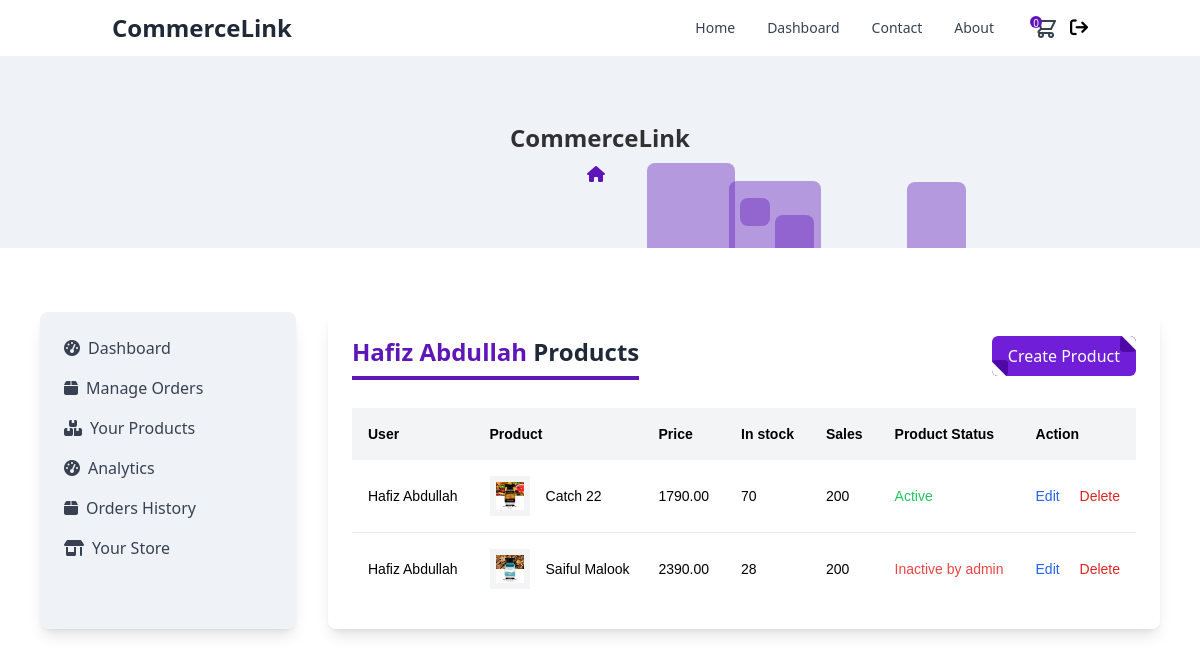
The page /products_by_user/23/ (signed in) on the database its author committed.
### user_accounts/models.py (models this page shows, shortened)
class CustomUser(AbstractUser):
    username                = None
    name                    = models.CharField(max_length=255)
    email                   = models.EmailField(max_length=255, unique=True)
    is_verified             = models.BooleanField(default=False, blank=True)
    email_token             = models.CharField(max_length=200)
    is_banned               = models.BooleanField(default=False, blank=True)
    ROLE_CHOICES = [
        ('admin', 'Admin'),
        ('seller', 'Seller'),
        ('buyer', 'Buyer')
    ]
    role                    = models.CharField(max_length=10, default='buyer')
    USERNAME_FIELD = 'email'
    REQUIRED_FIELDS = ['name']
    objects = MyAccountManager()

### products/models.py (models this page shows, shortened)
class Product(models.Model):
    author                  = models.ForeignKey(CustomUser, null=True, on_delete=models.CASCADE)
    title                   = models.CharField(max_length=100)
    description             = models.TextField()
    image                   = models.ImageField(upload_to='products/')
    brand                   = models.CharField(max_length=20)
    color                   = models.CharField(max_length=200)
    price                   = models.DecimalField(default=0, max_digits=7, decimal_places=2)
    countInStock            = models.IntegerField(default=0)
    created_at              = models.DateTimeField(auto_now_add=True)
    is_active               = models.BooleanField(default=True)

### products/views.py (the view)
# urls.py: path("products_by_user/<int:user_id>/", products_by_user, name="products_by_user"),
def products_by_user(request, user_id):
    if request.user.is_authenticated and request.user.role == 'buyer':
        return redirect('home')
    user = None
    try:
        user = CustomUser.objects.get(id=user_id)
    except CustomUser.DoesNotExist:
        messages.error(request, "User not found")
        print("Error while get user in products by user")
    print("check user", user.id == request.user.id)
    products = Product.objects.filter(author = user)
    context = {'products': products, "user": user}
    return render(request, "products/products_by_user.html", context)

### products/context_processors.py (called while the page is built)
def cart_summary(request):
    cart = request.session.get('cart', {})
    total_quantity = sum(cart.values())
    return {'cart_qty': total_quantity}

def store_context(request):
    store = None
    if request.user.is_authenticated:
        user = request.user
        if user.role == 'seller':
            try:
                store = Store.objects.get(user=user)
            except Store.DoesNotExist:
                store = None
    return {'store': store}

### products/templates/products/products_by_user.html (shortened to what this page needs)
{% extends 'main_base.html' %}
{% block maincontent %}
<div class="w-full">
    <div class="flex justify-between mb-3">
        <h1 class="text-2xl font-bold text-center text-gray-800 border-b-4 border-[#5F16B9] pb-2 mb-4">
            <span class="capitalize text-[#5F16B9]">{{user.name}}</span> Products
        </h1>
        <a href="{% url 'create_product' %}">
            {% if user.id == request.user.id %}
            <button
                class="relative flex items-center px-4 py-2 overflow-hidden font-medium transition-all bg-[#701ED7] rounded-md group">
                <span
                    class="absolute top-0 right-0 inline-block w-4 h-4 transition-all duration-500 ease-in-out bg-[#4D08A5] rounded group-hover:-mr-4 group-hover:-mt-4">
                    <span
                        class="absolute top-0 right-0 w-5 h-5 rotate-45 translate-x-1/2 -translate-y-1/2 bg-white"></span>
                </span>
                <span
                    class="absolute bottom-0 rotate-180 left-0 inline-block w-4 h-4 transition-all duration-500 ease-in-out bg-[#4D08A5] rounded group-hover:-ml-4 group-hover:-mb-4">
                    <span
                        class="absolute top-0 right-0 w-5 h-5 rotate-45 translate-x-1/2 -translate-y-1/2 bg-white"></span>
                </span>
                <span
                    class="relative w-full text-left text-white transition-colors duration-200 ease-in-out group-hover:text-white">Create
                    Product</span>
            </button>
            {% endif %}
        </a>
    </div>
    <div class="font-sans overflow-x-auto">
        {% if products %}
        <div class="overflow-x-auto font-[sans-serif]">
            <table class="min-w-full bg-white">
                <thead class="bg-gray-100 whitespace-nowrap">
                    <tr>
                        <th class="p-4 text-left text-sm font-semibold text-black">
                            User
                        </th>
                        <th class="p-4 text-left text-sm font-semibold text-black">
                            Product
                        </th>
                        <th class="p-4 text-left text-sm font-semibold text-black">
                            Price
                        </th>
                        <th class="p-4 text-left text-sm font-semibold text-black">
                            In stock
                        </th>
                        <th class="p-4 text-left text-sm font-semibold text-black">
                            Sales
                        </th>
                        <th class="p-4 text-left text-sm font-semibold text-black">
                            Product Status
                        </th>
                        <th class="p-4 text-left text-sm font-semibold text-black">
                            Action
                        </th>
                    </tr>
                </thead>
                <tbody class="whitespace-nowrap divide-y divide-gray-200">
                    {% for product in products %}
                    <tr>
                        <td class="p-4 text-sm">
                            {{product.author.name}}
                        </td>
                        <td class="p-4 text-sm">
                            <div class="flex items-center cursor-pointer">
                                <img src='{{product.image.url}}' class="w-10 h-10 p-1.5 shrink-0 bg-gray-100" />
                                <div class="mx-4">
                                    <p class="text-sm text-black">{{product.title}}</p>
                                </div>
                            </div>
                        </td>
                        <td class="p-4 text-sm">
                            {{product.price}}
                        </td>
                        <td class="p-4 text-sm">
                            {{product.countInStock}}
                        </td>
                        <td class="p-4 text-sm">
                            200
                        </td>
                        <td class="p-4 text-sm">
                            {% if product.is_active %}
                            <span class="text-green-500">Active</span>
                            {% else %}
                            <span class="text-red-500">Inactive by admin</span>
                            {% endif %}
                        </td>
                        <td class="px-4 py-4 text-sm text-gray-800">
                            <a href="{% url 'update_product' product_id=product.id %}">
                                <button class="text-blue-600 mr-4">Edit</button>
                            </a>
                            <button class="text-red-600 delete-product-btn" data-id="{{product.id}}">Delete</button>
                        </td>
                    </tr>
                    {% endfor %}
                </tbody>
            </table>
        </div>
        {% else %}
        <p>No product found.</p>
        {% endif %}
    </div>
</div>
{% endblock %}

### rows shown on the page
CustomUser: name "Hafiz Abdullah"
Product: author.name "Hafiz Abdullah", image (picture), title "Catch 22", price "1790.00", countInStock "70", is_active "Active"
Product: author.name "Hafiz Abdullah", image (picture), title "Saiful Malook", price "2390.00", countInStock "28", is_active "Inactive by admin"

### other values the page prints
{{ cart_qty }} "0"
